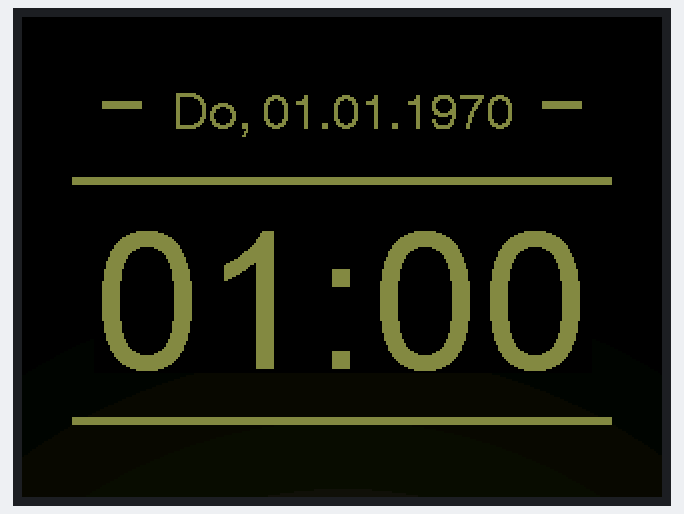
Simulated run of this sketch. Board: ESP32-S3. Shown: 320×240 colour display. WiFi joins after 1.5 s; servers stay silent unless stated; network time is answered at once with the bench clock; the local clock reads 2024-03-15 10:24:30 at power-on unless the sketch sets it; what the sketch prints to the serial monitor is not drawn.

Above: at 0.6 s.
At 2.4 s:
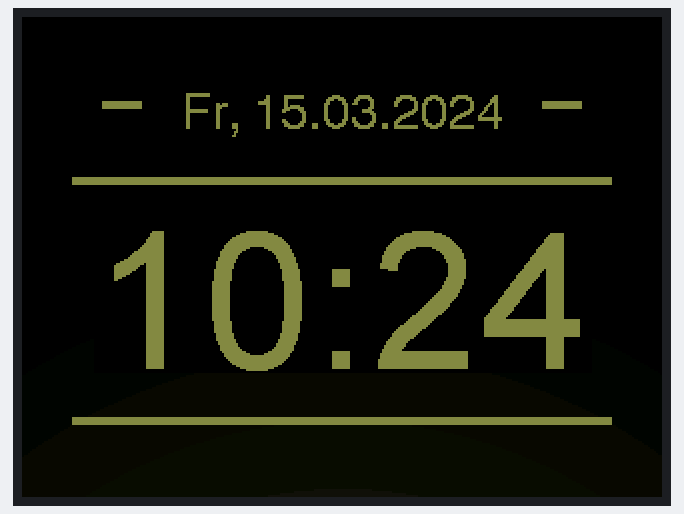
At 30.7 s:
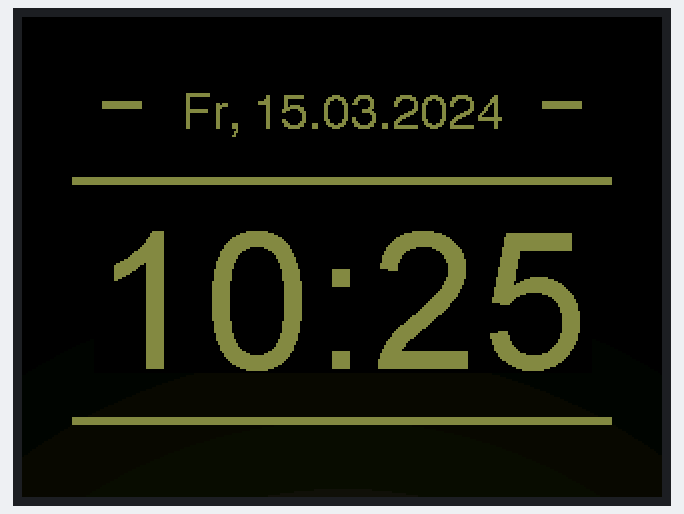
At 91.0 s:
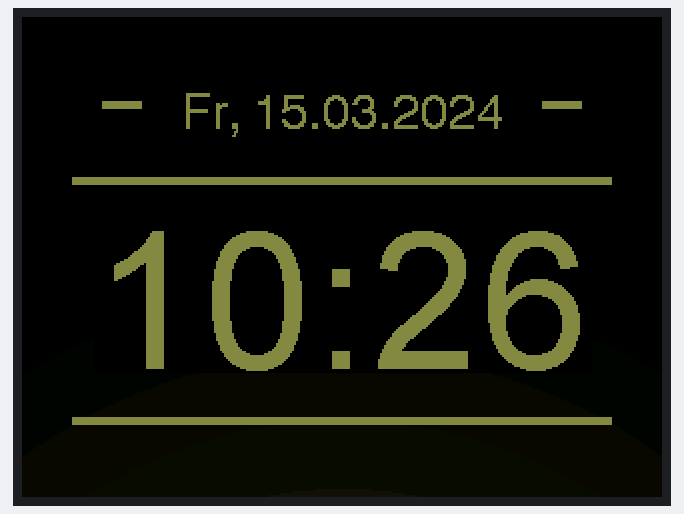

The sketch:

BlankClock.ino
```cpp
#include <TFT_eSPI.h>
#include <WiFi.h>
#include <NTPClient.h>
#include <WiFiUdp.h>
//#include <ArduinoJson.h>

#define WIFI_SSID "SSID"
#define WIFI_PASSWORD "Password"

// TFT Display
TFT_eSPI tft = TFT_eSPI();
uint16_t textColor = tft.color565(129, 139, 69); // Schriftfarbe

// NTP Zeit-Client
WiFiUDP ntpUDP;
NTPClient timeClient(ntpUDP, "pool.ntp.org", 3600, 60000);

// Deutsche Wochentage
const char* wochenTage[] = {"So", "Mo", "Di", "Mi", "Do", "Fr", "Sa"};

void setup() {
  Serial.begin(115200);
  tft.init();
  tft.setRotation(1);
  tft.fillScreen(TFT_BLACK);

  // Initialanzeige
  displayTime();
}

void loop() {
  static unsigned long lastSyncMillis = 0;
  unsigned long currentMillis = millis();

  // Überprüfen, ob Synchronisierung notwendig ist
  if (currentMillis - lastSyncMillis >= 3600000 || lastSyncMillis == 0) { // Jede Stunde
    connectWiFi();       // WLAN verbinden
    syncTime();          // Zeit synchronisieren
    disconnectWiFi();    // WLAN trennen
    lastSyncMillis = currentMillis;
  }

  // Uhrzeit und Datum anzeigen
  displayTime();
  delay(1000); // Anzeigen aktualisieren
}

void connectWiFi() {
  Serial.println("Verbinde mit WLAN...");
  WiFi.begin(WIFI_SSID, WIFI_PASSWORD);

  unsigned long startAttemptTime = millis();

  // Verbinden, mit Timeout von 10 Sekunden
  while (WiFi.status() != WL_CONNECTED && millis() - startAttemptTime < 10000) {
    delay(500);
    Serial.print(".");
  }

  if (WiFi.status() == WL_CONNECTED) {
    Serial.println("Verbunden!");
  } else {
    Serial.println("Verbindung fehlgeschlagen!");
  }
}

void disconnectWiFi() {
  WiFi.disconnect(true); // WLAN trennen
  WiFi.mode(WIFI_OFF);   // WLAN-Modul deaktivieren
  Serial.println("WLAN getrennt.");
}

void syncTime() {
  timeClient.begin();
  timeClient.forceUpdate(); // Zeit synchronisieren
  adjustDST();              // Sommer-/Winterzeit anpassen
  timeClient.end();
  Serial.println("Zeit synchronisiert: " + timeClient.getFormattedTime());
}

void adjustDST() {
  time_t now = timeClient.getEpochTime();
  struct tm *ti = localtime(&now);
  int month = ti->tm_mon + 1;
  int day = ti->tm_mday;
  int weekday = ti->tm_wday;

  // Sommerzeitregelung für EU
  if ((month > 3 && month < 10) || (month == 3 && (day - weekday >= 25)) || (month == 10 && (day - weekday < 25))) {
    timeClient.setTimeOffset(7200); // CEST
  } else {
    timeClient.setTimeOffset(3600); // CET
  }
}

void displayTime() {
  time_t rawtime = timeClient.getEpochTime();
  struct tm *ti = localtime(&rawtime);

  String formattedTime = timeClient.getFormattedTime().substring(0, 5); // Stunden:Minuten
  char buffer[20];
  strftime(buffer, sizeof(buffer), "%d.%m.%Y", ti);
  String dateStr = String(wochenTage[ti->tm_wday]) + ", " + String(buffer);

  // Nur aktualisieren, wenn sich die Anzeige ändert
  static String lastTime = "";
  static String lastDate = "";

  if (formattedTime != lastTime || dateStr != lastDate) {
    tft.fillScreen(TFT_BLACK);
    tft.setTextColor(textColor, TFT_BLACK);
    tft.setTextDatum(MC_DATUM);
    drawBackground(); // Hintergrund zeichnen

    // Datum und Uhrzeit anzeigen
    tft.fillRect(40, 42, 20, 4, textColor); // Strich zeichnen    Start, Positon, Länge, Dicke , Farbe
    tft.drawString(dateStr, 160, 50, 4);
    tft.fillRect(260, 42, 20, 4, textColor); // Strich zeichnen    Start, Positon, Länge, Dicke , Farbe

    tft.fillRect(25, 80, 270, 4, textColor); // Strich zeichnen    Start, Positon, Länge, Dicke , Farbe
    tft.drawString(formattedTime, 160, 140, 8);
    tft.fillRect(25, 200, 270, 4, textColor); // Strich zeichnen    Start, Positon, Länge, Dicke , Farbe

    lastTime = formattedTime;
    lastDate = dateStr;
  }
}


void drawBackground() {
  int centerX = 160;  // X-Koordinate der Mitte
  int centerY = 440;  // Y-Koordinate der Mitte (unten)
  int maxRadius = 340; // Maximale Radiusgröße
  int steps = 20;      // Anzahl der Farbverläufe

  // Startfarbe (0, 0, 0) und Endfarbe (129, 139, 69)
  uint16_t startColor = tft.color565(0, 0, 0);
  uint16_t endColor = tft.color565(40, 40, 20);

  // Berechne den Farbverlauf
  for (int i = 0; i < steps; i++) {
    // Berechne den aktuellen Radius und die aktuelle Farbe
    int radius = maxRadius - i * (maxRadius / steps);
    uint16_t color = tft.color565(
      (i * (40 / steps)),
      (i * (40 / steps)),
      (i * (20 / steps))
    );

    // Zeichne den Kreis mit dem berechneten Radius und der Farbe
    tft.fillCircle(centerX, centerY, radius, color);
  }
}
```

Measured:
- what the display in image 1 shows lasts 28.3 s, from 2.3 s to 30.6 s
- what the display in image 2 shows lasts 60.3 s, from 30.6 s to 90.9 s
